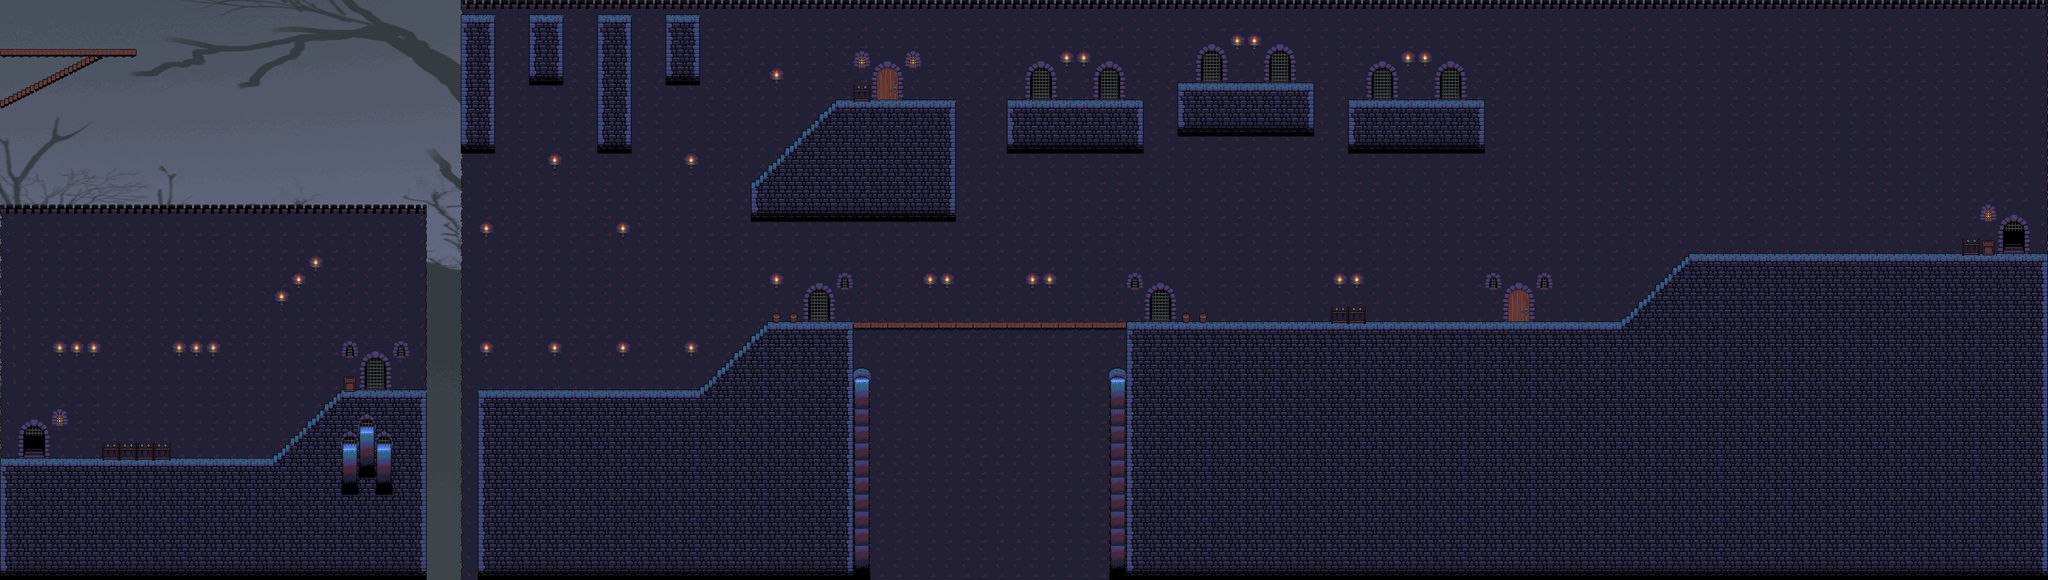

Rendered tile map (Tiled .tmx) drawn with the repository's tilesets; below, a short description and the map source with its tile grids summarised:
An orthogonal 120x34 tile map with 32x32 px tiles, 3 tile layers (Background, Foreground, Objekte), 1 image layer and 67 objects (34x CoinEntity, 19x Ground, 10x EnemyEntity, mainPlayer, game.LevelEntity, ...).

<map version="1.0" orientation="orthogonal" renderorder="left-up" width="120" height="34" tilewidth="32" tileheight="32" nextobjectid="204">
 <tileset firstgid="1" name="oppcastle" tilewidth="32" tileheight="32">
  <image source="../img/map/oppcastle.png" width="480" height="352" />
 </tileset>
 <imagelayer name="Parallax_layer1">
  <image source="../img/background/tree.png" />
 </imagelayer>
 <layer name="Background" width="120" height="34">
  <data>[4080 cells, 3712 non-empty, 29 distinct tile ids]</data>
 </layer>
 <layer name="Foreground" width="120" height="34">
  <data>[4080 cells, 1797 non-empty, 30 distinct tile ids]</data>
 </layer>
 <layer name="Objekte" width="120" height="34">
  <data>[4080 cells, 25 non-empty, 9 distinct tile ids]</data>
 </layer>
 <objectgroup name="Object">
  <properties>
   <property name="duration" value="300" />
   <property name="fade" value="#300000" />
  </properties>
  <object id="3" name="mainPlayer" x="5" y="19" width="32" height="64">
   <properties>
    <property name="image" value="gripe_run_right" />
    <property name="spritewidth" value="64" />
   </properties>
  </object>
  <object id="5" name="game.LevelEntity" x="3792" y="-3945" width="46" height="1e+06">
   <properties>
    <property name="duration" value="300" />
    <property name="fade" value="#009900" />
    <property name="to" value="2" />
   </properties>
  </object>
  <object id="13" name="ScrollEntity" x="1843" y="550" width="32" height="32">
   <properties>
    <property name="image" value="spinning_scrolls" />
    <property name="scrollIndex" value="42" />
    <property name="spritewidth" value="32" />
    <property name="type" value="enchantment" />
   </properties>
  </object>
  <object id="16" name="SpikeEntity" x="801" y="1050.33" width="95" height="38" />
  <object id="30" name="CoinEntity" x="243" y="815" width="32" height="32">
   <properties>
    <property name="image" value="spinning_coin_gold" />
    <property name="spritewidth" value="32" />
   </properties>
  </object>
  <object id="31" name="CoinEntity" x="942" y="697" width="32" height="32">
   <properties>
    <property name="image" value="spinning_coin_gold" />
    <property name="spritewidth" value="32" />
   </properties>
  </object>
  <object id="67" name="CoinEntity" x="1214" y="696" width="32" height="32">
   <properties>
    <property name="image" value="spinning_coin_gold" />
    <property name="spritewidth" value="32" />
   </properties>
  </object>
  <object id="161" name="CoinEntity" x="1346" y="288" width="32" height="32">
   <properties>
    <property name="image" value="spinning_coin_gold" />
    <property name="spritewidth" value="32" />
   </properties>
  </object>
  <object id="162" name="CoinEntity" x="1464" y="225" width="32" height="32">
   <properties>
    <property name="image" value="spinning_coin_gold" />
    <property name="spritewidth" value="32" />
   </properties>
  </object>
  <object id="167" name="CoinEntity" x="2077.5" y="149.5" width="32" height="32">
   <properties>
    <property name="image" value="spinning_coin_gold" />
    <property name="spritewidth" value="32" />
   </properties>
  </object>
  <object id="169" name="CoinEntity" x="2038.5" y="148.5" width="32" height="32">
   <properties>
    <property name="image" value="spinning_coin_gold" />
    <property name="spritewidth" value="32" />
   </properties>
  </object>
  <object id="170" name="CoinEntity" x="2084.5" y="106.5" width="32" height="32">
   <properties>
    <property name="image" value="spinning_coin_gold" />
    <property name="spritewidth" value="32" />
   </properties>
  </object>
  <object id="171" name="CoinEntity" x="1910.5" y="145.5" width="32" height="32">
   <properties>
    <property name="image" value="spinning_coin_gold" />
    <property name="spritewidth" value="32" />
   </properties>
  </object>
  <object id="172" name="CoinEntity" x="2008.5" y="106.5" width="32" height="32">
   <properties>
    <property name="image" value="spinning_coin_gold" />
    <property name="spritewidth" value="32" />
   </properties>
  </object>
  <object id="173" name="CoinEntity" x="2115.5" y="149.5" width="32" height="32">
   <properties>
    <property name="image" value="spinning_coin_gold" />
    <property name="spritewidth" value="32" />
   </properties>
  </object>
  <object id="174" name="CoinEntity" x="1954.5" y="146.5" width="32" height="32">
   <properties>
    <property name="image" value="spinning_coin_gold" />
    <property name="spritewidth" value="32" />
   </properties>
  </object>
  <object id="176" name="CoinEntity" x="1996.5" y="147.5" width="32" height="32">
   <properties>
    <property name="image" value="spinning_coin_gold" />
    <property name="spritewidth" value="32" />
   </properties>
  </object>
  <object id="177" name="CoinEntity" x="1932.5" y="104.5" width="32" height="32">
   <properties>
    <property name="image" value="spinning_coin_gold" />
    <property name="spritewidth" value="32" />
   </properties>
  </object>
  <object id="178" name="CoinEntity" x="2215.5" y="117.5" width="32" height="32">
   <properties>
    <property name="image" value="spinning_coin_gold" />
    <property name="spritewidth" value="32" />
   </properties>
  </object>
  <object id="179" name="CoinEntity" x="2382.5" y="121.5" width="32" height="32">
   <properties>
    <property name="image" value="spinning_coin_gold" />
    <property name="spritewidth" value="32" />
   </properties>
  </object>
  <object id="180" name="CoinEntity" x="2237.5" y="76.5" width="32" height="32">
   <properties>
    <property name="image" value="spinning_coin_gold" />
    <property name="spritewidth" value="32" />
   </properties>
  </object>
  <object id="181" name="CoinEntity" x="2389.5" y="78.5" width="32" height="32">
   <properties>
    <property name="image" value="spinning_coin_gold" />
    <property name="spritewidth" value="32" />
   </properties>
  </object>
  <object id="182" name="CoinEntity" x="2301.5" y="119.5" width="32" height="32">
   <properties>
    <property name="image" value="spinning_coin_gold" />
    <property name="spritewidth" value="32" />
   </properties>
  </object>
  <object id="183" name="CoinEntity" x="2343.5" y="120.5" width="32" height="32">
   <properties>
    <property name="image" value="spinning_coin_gold" />
    <property name="spritewidth" value="32" />
   </properties>
  </object>
  <object id="184" name="CoinEntity" x="2259.5" y="118.5" width="32" height="32">
   <properties>
    <property name="image" value="spinning_coin_gold" />
    <property name="spritewidth" value="32" />
   </properties>
  </object>
  <object id="185" name="CoinEntity" x="2420.5" y="121.5" width="32" height="32">
   <properties>
    <property name="image" value="spinning_coin_gold" />
    <property name="spritewidth" value="32" />
   </properties>
  </object>
  <object id="186" name="CoinEntity" x="2313.5" y="78.5" width="32" height="32">
   <properties>
    <property name="image" value="spinning_coin_gold" />
    <property name="spritewidth" value="32" />
   </properties>
  </object>
  <object id="187" name="CoinEntity" x="2535.5" y="149.5" width="32" height="32">
   <properties>
    <property name="image" value="spinning_coin_gold" />
    <property name="spritewidth" value="32" />
   </properties>
  </object>
  <object id="188" name="CoinEntity" x="2702.5" y="153.5" width="32" height="32">
   <properties>
    <property name="image" value="spinning_coin_gold" />
    <property name="spritewidth" value="32" />
   </properties>
  </object>
  </objectgroup>
 <objectgroup name="EnemyEntities">
  <!-- 10 objects omitted --></objectgroup>
 <objectgroup name="collision">
  <!-- 19 objects omitted --></objectgroup>
</map>
<!-- 38 of 67 objects omitted -->
